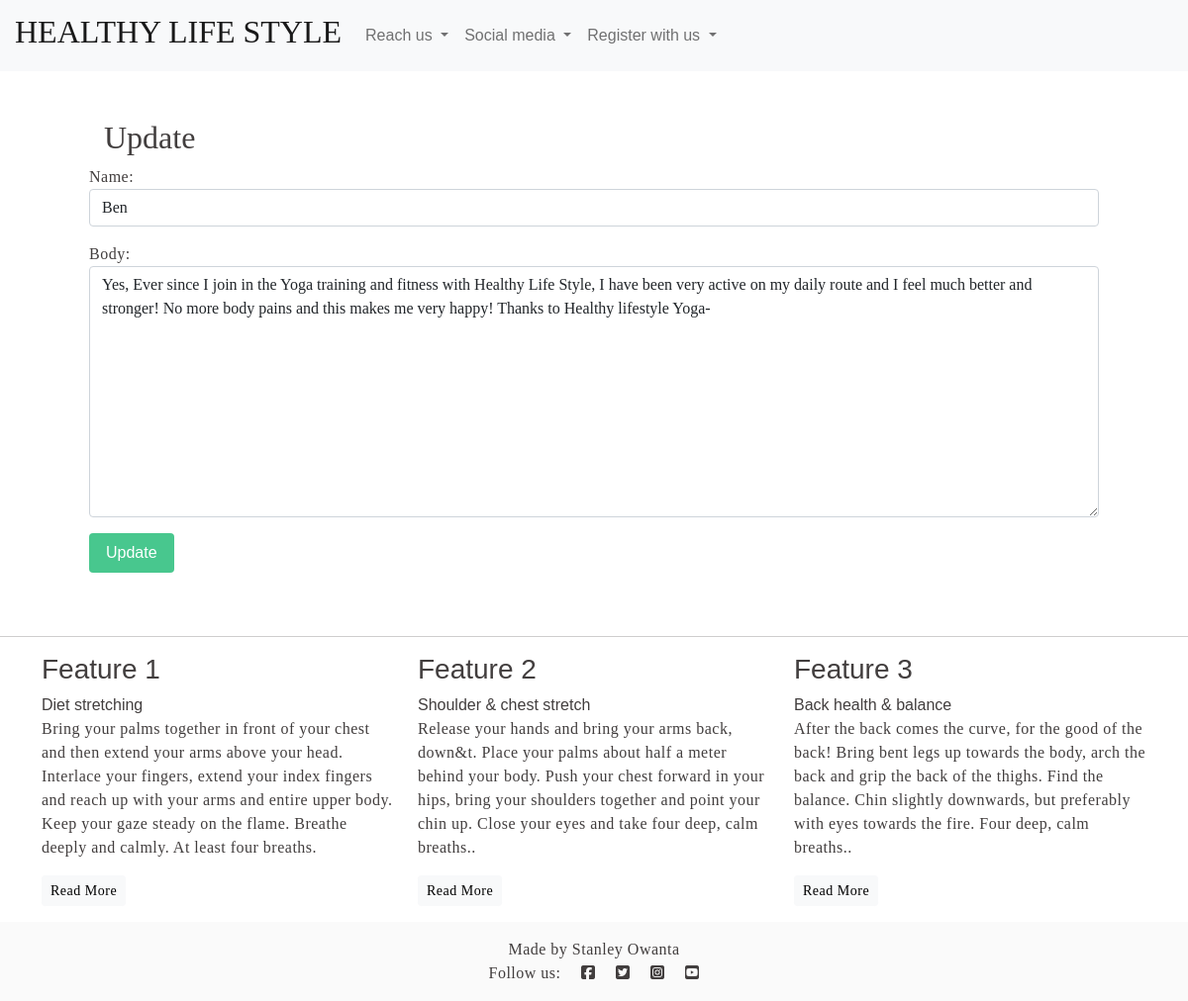
The app's page /article/28/update/ with its own data.
### yogapp/models.py (models this page shows)
class Comment(models.Model):
    author = models.ForeignKey(User, on_delete=models.CASCADE, default='')
    post = models.ForeignKey(
        Post, related_name='comments', on_delete=models.CASCADE)
    name = models.CharField(max_length=255)
    email = models.EmailField()
    body = models.TextField()
    created_on = models.DateTimeField(auto_now_add=True)
    class Meta:
        ordering = ["-created_on"]

### yogapp/views.py (the view, shortened to what this page needs)
# urls.py: path('article/<int:pk>/update/', views.update_comment,
def update_comment(request, pk):
    comment = get_object_or_404(Comment, id=pk)
    comment_form = CommentForm(instance=comment)
    context = {
        'comment': comment,
        'comment_form': comment_form,
    }
    return render(request, 'blog/update_comment.html', context)

### yogapp/forms.py
class CommentForm(forms.ModelForm):
    class Meta:
        model = Comment
        fields = ['name', 'body']
        widgets = {
            'name': forms.TextInput(attrs={'class': 'form-control'}),
            'body': forms.Textarea(attrs={'class': 'form-control'}),
        }

### yogapp/templates/blog/update_comment.html (shortened to what this page needs)
{% extends 'base.html' %}
{% block content %}
    <h2>Update</h2>
    <form method="post" action="{% url 'update_comment' comment.id %}">
        {{ comment_form.as_p }}
        <button class="button is-success" type="submit">Update</button>
    </form>
{% endblock %}

### static/css/style.css (style rules this page uses)
body { background-color: #f8f8f808; color: #423e3e; font-family: sans-serif, sans-serif; }
h2 { margin-left: 15px; font-family: serif, sans-serif }
p { font-family: serif, sans-serif; letter-spacing: 0.5px; }

### records on screen
Comment: name "Ben", body "Yes, Ever since I join in the Yoga training and fitness with Healthy Life Style, I have been very active on my daily route and I feel much better and stronger! No more body pains and this makes me very happy! Thanks to Healthy lifestyle Yoga-"
